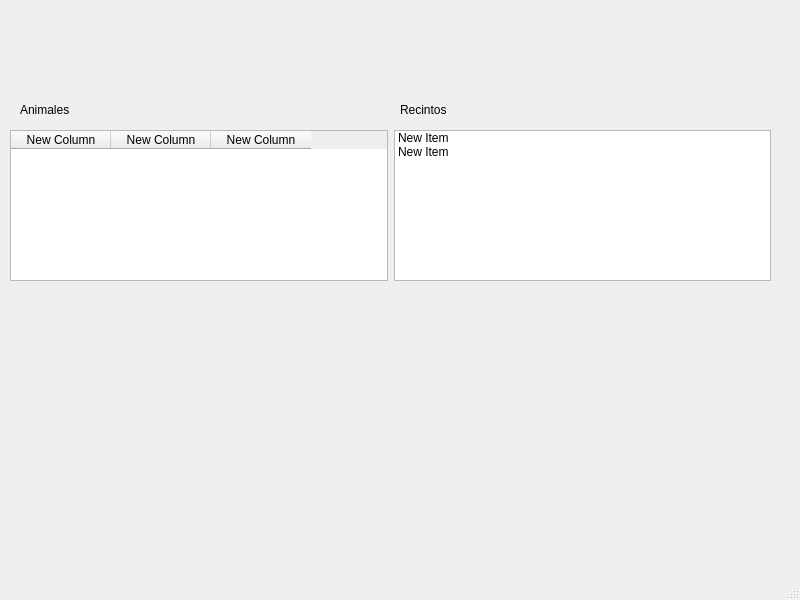
<?xml version="1.0" encoding="UTF-8"?>
<ui version="4.0">
 <class>MainAppWindow</class>
 <widget class="QMainWindow" name="MainAppWindow">
  <property name="geometry">
   <rect>
    <x>0</x>
    <y>0</y>
    <width>800</width>
    <height>600</height>
   </rect>
  </property>
  <property name="windowTitle">
   <string>MainWindow</string>
  </property>
  <widget class="QWidget" name="centralwidget">
   <widget class="QLabel" name="label">
    <property name="geometry">
     <rect>
      <x>400</x>
      <y>100</y>
      <width>63</width>
      <height>20</height>
     </rect>
    </property>
    <property name="text">
     <string>Recintos</string>
    </property>
   </widget>
   <widget class="QLabel" name="label_2">
    <property name="geometry">
     <rect>
      <x>20</x>
      <y>100</y>
      <width>71</width>
      <height>20</height>
     </rect>
    </property>
    <property name="text">
     <string>Animales</string>
    </property>
   </widget>
   <widget class="QWidget" name="horizontalLayoutWidget">
    <property name="geometry">
     <rect>
      <x>10</x>
      <y>130</y>
      <width>761</width>
      <height>151</height>
     </rect>
    </property>
    <layout class="QHBoxLayout" name="horizontalLayout">
     <item>
      <widget class="QTableWidget" name="tableWidget">
       <column>
        <property name="text">
         <string>New Column</string>
        </property>
       </column>
       <column>
        <property name="text">
         <string>New Column</string>
        </property>
       </column>
       <column>
        <property name="text">
         <string>New Column</string>
        </property>
       </column>
      </widget>
     </item>
     <item>
      <widget class="QListWidget" name="listWidget">
       <item>
        <property name="text">
         <string>New Item</string>
        </property>
       </item>
       <item>
        <property name="text">
         <string>New Item</string>
        </property>
       </item>
      </widget>
     </item>
    </layout>
   </widget>
  </widget>
  <widget class="QMenuBar" name="menubar">
   <property name="geometry">
    <rect>
     <x>0</x>
     <y>0</y>
     <width>800</width>
     <height>26</height>
    </rect>
   </property>
  </widget>
  <widget class="QStatusBar" name="statusbar"/>
 </widget>
 <resources/>
 <connections/>
</ui>
